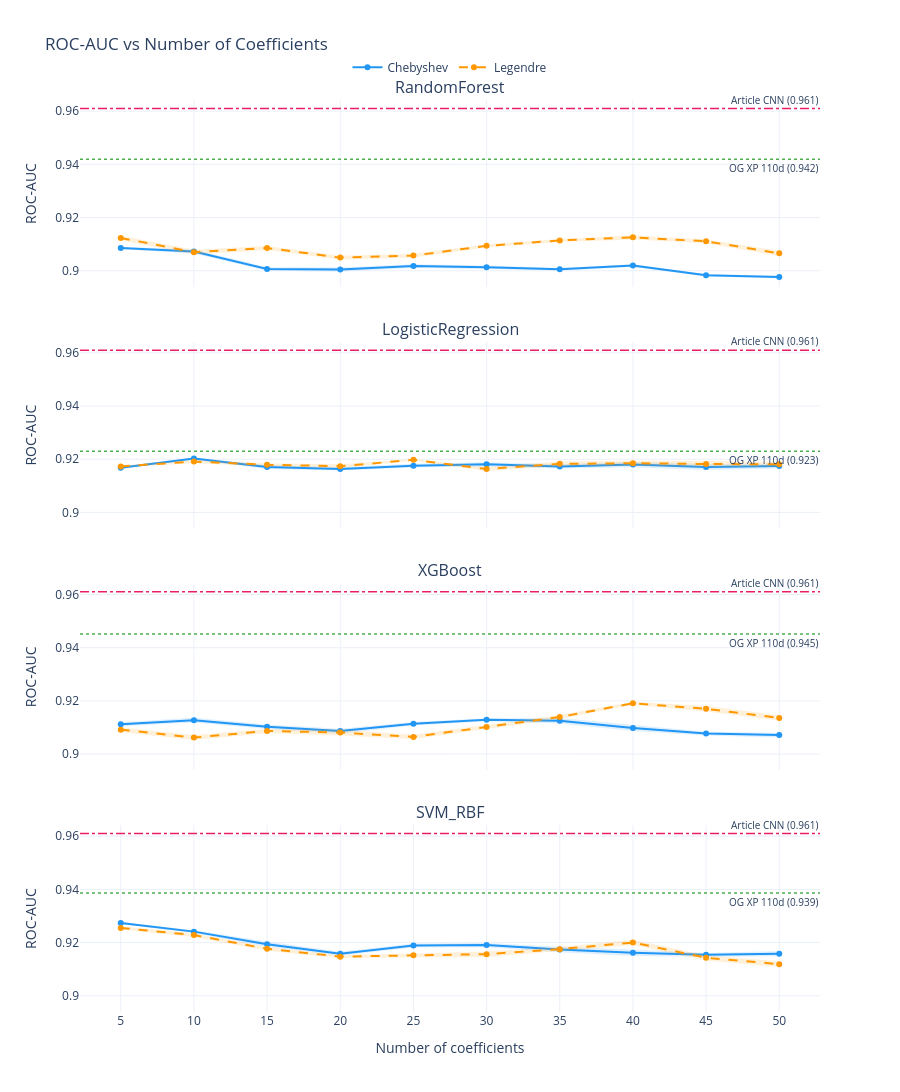

Write notebook code for a chart like this one.
### Code cell
fig_auc = plot_efficiency("roc_auc", "ROC-AUC", art_ref=ART_ROC)
try:
    fig_auc.write_image(str(RESULTS_DIR / "focused_efficiency_roc_auc.png"), scale=2)
except Exception as e:
    print(f"Static export skipped: {e}")
fig_auc.show()

### Figure 1 — Plotly figure (JSON) as saved in the notebook; plotly's stock layout.template omitted (floating-point values rounded to 4 significant figures)
{"data": [{"hovertemplate": "Chebyshev<br>n_coeffs=%{x}<br>roc_auc=%{y:.4f}<extra></extra>", "legendgroup": "chebyshev", "line": {"color": "#2196F3", "dash": "solid"}, "marker": {"size": 6}, "mode": "lines+markers", "name": "Chebyshev", "showlegend": true, "type": "scatter", "x": [5, 10, 15, 20, 25, 30, 35, 40, 45, 50], "xaxis": "x", "y": [0.9085, 0.9072, 0.9007, 0.9005, 0.9017, 0.9013, 0.9005, 0.9019, 0.8983, 0.8976], "yaxis": "y"}, {"fill": "toself", "fillcolor": "rgba(33,150,243,0.15)", "hoverinfo": "skip", "line": {"width": 0}, "mode": "lines", "showlegend": false, "type": "scatter", "x": [5, 10, 15, 20, 25, 30, 35, 40, 45, 50, 50, 45, 40, 35, 30, 25, 20, 15, 10, 5], "xaxis": "x", "y": [0.909, 0.908, 0.9014, 0.9013, 0.9025, 0.902, 0.901, 0.9025, 0.8987, 0.8981, 0.8971, 0.8979, 0.9014, 0.9001, 0.9007, 0.901, 0.8997, 0.9, 0.9065, 0.9081], "yaxis": "y"}, {"hovertemplate": "Legendre<br>n_coeffs=%{x}<br>roc_auc=%{y:.4f}<extra></extra>", "legendgroup": "legendre", "line": {"color": "#FF9800", "dash": "dash"}, "marker": {"size": 6}, "mode": "lines+markers", "name": "Legendre", "showlegend": true, "type": "scatter", "x": [5, 10, 15, 20, 25, 30, 35, 40, 45, 50], "xaxis": "x", "y": [0.9123, 0.907, 0.9086, 0.9049, 0.9057, 0.9094, 0.9114, 0.9126, 0.9111, 0.9066], "yaxis": "y"}, {"fill": "toself", "fillcolor": "rgba(255,152,0,0.15)", "hoverinfo": "skip", "line": {"width": 0}, "mode": "lines", "showlegend": false, "type": "scatter", "x": [5, 10, 15, 20, 25, 30, 35, 40, 45, 50, 50, 45, 40, 35, 30, 25, 20, 15, 10, 5], "xaxis": "x", "y": [0.9132, 0.9079, 0.9093, 0.9056, 0.9064, 0.91, 0.9119, 0.9134, 0.9118, 0.9076, 0.9056, 0.9104, 0.9118, 0.9109, 0.9088, 0.905, 0.9043, 0.9078, 0.9061, 0.9115], "yaxis": "y"}, {"hovertemplate": "Chebyshev<br>n_coeffs=%{x}<br>roc_auc=%{y:.4f}<extra></extra>", "legendgroup": "chebyshev", "line": {"color": "#2196F3", "dash": "solid"}, "marker": {"size": 6}, "mode": "lines+markers", "name": "Chebyshev", "showlegend": false, "type": "scatter", "x": [5, 10, 15, 20, 25, 30, 35, 40, 45, 50], "xaxis": "x2", "y": [0.9168, 0.9203, 0.9171, 0.9164, 0.9176, 0.9181, 0.9173, 0.918, 0.9171, 0.9174], "yaxis": "y2"}, {"fill": "toself", "fillcolor": "rgba(33,150,243,0.15)", "hoverinfo": "skip", "line": {"width": 0}, "mode": "lines", "showlegend": false, "type": "scatter", "x": [5, 10, 15, 20, 25, 30, 35, 40, 45, 50, 50, 45, 40, 35, 30, 25, 20, 15, 10, 5], "xaxis": "x2", "y": [0.9172, 0.9207, 0.9178, 0.9169, 0.9183, 0.9189, 0.9181, 0.919, 0.9182, 0.9183, 0.9165, 0.9159, 0.917, 0.9165, 0.9173, 0.9169, 0.9158, 0.9164, 0.9198, 0.9164], "yaxis": "y2"}, {"hovertemplate": "Legendre<br>n_coeffs=%{x}<br>roc_auc=%{y:.4f}<extra></extra>", "legendgroup": "legendre", "line": {"color": "#FF9800", "dash": "dash"}, "marker": {"size": 6}, "mode": "lines+markers", "name": "Legendre", "showlegend": false, "type": "scatter", "x": [5, 10, 15, 20, 25, 30, 35, 40, 45, 50], "xaxis": "x2", "y": [0.9173, 0.9191, 0.9179, 0.9174, 0.9198, 0.9163, 0.9183, 0.9185, 0.9182, 0.9181], "yaxis": "y2"}, {"fill": "toself", "fillcolor": "rgba(255,152,0,0.15)", "hoverinfo": "skip", "line": {"width": 0}, "mode": "lines", "showlegend": false, "type": "scatter", "x": [5, 10, 15, 20, 25, 30, 35, 40, 45, 50, 50, 45, 40, 35, 30, 25, 20, 15, 10, 5], "xaxis": "x2", "y": [0.9176, 0.9197, 0.9184, 0.9181, 0.9201, 0.9171, 0.9191, 0.9194, 0.9193, 0.9189, 0.9172, 0.9171, 0.9175, 0.9174, 0.9156, 0.9194, 0.9167, 0.9174, 0.9185, 0.917], "yaxis": "y2"}, {"hovertemplate": "Chebyshev<br>n_coeffs=%{x}<br>roc_auc=%{y:.4f}<extra></extra>", "legendgroup": "chebyshev", "line": {"color": "#2196F3", "dash": "solid"}, "marker": {"size": 6}, "mode": "lines+markers", "name": "Chebyshev", "showlegend": false, "type": "scatter", "x": [5, 10, 15, 20, 25, 30, 35, 40, 45, 50], "xaxis": "x3", "y": [0.9112, 0.9128, 0.9103, 0.9086, 0.9114, 0.9129, 0.9126, 0.9098, 0.9077, 0.9072], "yaxis": "y3"}, {"fill": "toself", "fillcolor": "rgba(33,150,243,0.15)", "hoverinfo": "skip", "line": {"width": 0}, "mode": "lines", "showlegend": false, "type": "scatter", "x": [5, 10, 15, 20, 25, 30, 35, 40, 45, 50, 50, 45, 40, 35, 30, 25, 20, 15, 10, 5], "xaxis": "x3", "y": [0.9119, 0.9137, 0.9112, 0.9095, 0.9121, 0.9135, 0.9136, 0.911, 0.9084, 0.9081, 0.9063, 0.907, 0.9086, 0.9115, 0.9124, 0.9108, 0.9078, 0.9094, 0.9118, 0.9105], "yaxis": "y3"}, {"hovertemplate": "Legendre<br>n_coeffs=%{x}<br>roc_auc=%{y:.4f}<extra></extra>", "legendgroup": "legendre", "line": {"color": "#FF9800", "dash": "dash"}, "marker": {"size": 6}, "mode": "lines+markers", "name": "Legendre", "showlegend": false, "type": "scatter", "x": [5, 10, 15, 20, 25, 30, 35, 40, 45, 50], "xaxis": "x3", "y": [0.9092, 0.9062, 0.9087, 0.9081, 0.9065, 0.9102, 0.914, 0.9191, 0.917, 0.9136], "yaxis": "y3"}, {"fill": "toself", "fillcolor": "rgba(255,152,0,0.15)", "hoverinfo": "skip", "line": {"width": 0}, "mode": "lines", "showlegend": false, "type": "scatter", "x": [5, 10, 15, 20, 25, 30, 35, 40, 45, 50, 50, 45, 40, 35, 30, 25, 20, 15, 10, 5], "xaxis": "x3", "y": [0.9101, 0.9072, 0.9095, 0.9092, 0.9073, 0.9109, 0.9147, 0.9197, 0.918, 0.9146, 0.9126, 0.916, 0.9186, 0.9132, 0.9095, 0.9056, 0.907, 0.908, 0.9053, 0.9084], "yaxis": "y3"}, {"hovertemplate": "Chebyshev<br>n_coeffs=%{x}<br>roc_auc=%{y:.4f}<extra></extra>", "legendgroup": "chebyshev", "line": {"color": "#2196F3", "dash": "solid"}, "marker": {"size": 6}, "mode": "lines+markers", "name": "Chebyshev", "showlegend": false, "type": "scatter", "x": [5, 10, 15, 20, 25, 30, 35, 40, 45, 50], "xaxis": "x4", "y": [0.9274, 0.9241, 0.9194, 0.9158, 0.9189, 0.9191, 0.9174, 0.9162, 0.9154, 0.9158], "yaxis": "y4"}, {"fill": "toself", "fillcolor": "rgba(33,150,243,0.15)", "hoverinfo": "skip", "line": {"width": 0}, "mode": "lines", "showlegend": false, "type": "scatter", "x": [5, 10, 15, 20, 25, 30, 35, 40, 45, 50, 50, 45, 40, 35, 30, 25, 20, 15, 10, 5], "xaxis": "x4", "y": [0.9278, 0.9247, 0.9204, 0.9165, 0.9196, 0.9199, 0.9184, 0.9174, 0.9161, 0.9168, 0.9148, 0.9147, 0.9149, 0.9164, 0.9183, 0.9181, 0.9151, 0.9184, 0.9236, 0.9269], "yaxis": "y4"}, {"hovertemplate": "Legendre<br>n_coeffs=%{x}<br>roc_auc=%{y:.4f}<extra></extra>", "legendgroup": "legendre", "line": {"color": "#FF9800", "dash": "dash"}, "marker": {"size": 6}, "mode": "lines+markers", "name": "Legendre", "showlegend": false, "type": "scatter", "x": [5, 10, 15, 20, 25, 30, 35, 40, 45, 50], "xaxis": "x4", "y": [0.9255, 0.9228, 0.9177, 0.9147, 0.9152, 0.9156, 0.9175, 0.92, 0.9143, 0.9119], "yaxis": "y4"}, {"fill": "toself", "fillcolor": "rgba(255,152,0,0.15)", "hoverinfo": "skip", "line": {"width": 0}, "mode": "lines", "showlegend": false, "type": "scatter", "x": [5, 10, 15, 20, 25, 30, 35, 40, 45, 50, 50, 45, 40, 35, 30, 25, 20, 15, 10, 5], "xaxis": "x4", "y": [0.9261, 0.9235, 0.9184, 0.9153, 0.9159, 0.9167, 0.9183, 0.921, 0.9153, 0.9129, 0.9108, 0.9133, 0.9191, 0.9168, 0.9146, 0.9145, 0.9141, 0.9169, 0.9221, 0.9249], "yaxis": "y4"}], "layout": {"annotations": [{"font": {"size": 16}, "showarrow": false, "text": "RandomForest", "x": 0.5, "xanchor": "center", "xref": "paper", "y": 1, "yanchor": "bottom", "yref": "paper"}, {"font": {"size": 16}, "showarrow": false, "text": "LogisticRegression", "x": 0.5, "xanchor": "center", "xref": "paper", "y": 0.735, "yanchor": "bottom", "yref": "paper"}, {"font": {"size": 16}, "showarrow": false, "text": "XGBoost", "x": 0.5, "xanchor": "center", "xref": "paper", "y": 0.47, "yanchor": "bottom", "yref": "paper"}, {"font": {"size": 16}, "showarrow": false, "text": "SVM_RBF", "x": 0.5, "xanchor": "center", "xref": "paper", "y": 0.205, "yanchor": "bottom", "yref": "paper"}, {"font": {"size": 10}, "showarrow": false, "text": "OG XP 110d (0.942)", "x": 1, "xanchor": "right", "xref": "x domain", "y": 0.9419, "yanchor": "top", "yref": "y"}, {"font": {"size": 10}, "showarrow": false, "text": "Article CNN (0.961)", "x": 1, "xanchor": "right", "xref": "x domain", "y": 0.961, "yanchor": "bottom", "yref": "y"}, {"font": {"size": 10}, "showarrow": false, "text": "OG XP 110d (0.923)", "x": 1, "xanchor": "right", "xref": "x2 domain", "y": 0.923, "yanchor": "top", "yref": "y2"}, {"font": {"size": 10}, "showarrow": false, "text": "Article CNN (0.961)", "x": 1, "xanchor": "right", "xref": "x2 domain", "y": 0.961, "yanchor": "bottom", "yref": "y2"}, {"font": {"size": 10}, "showarrow": false, "text": "OG XP 110d (0.945)", "x": 1, "xanchor": "right", "xref": "x3 domain", "y": 0.9451, "yanchor": "top", "yref": "y3"}, {"font": {"size": 10}, "showarrow": false, "text": "Article CNN (0.961)", "x": 1, "xanchor": "right", "xref": "x3 domain", "y": 0.961, "yanchor": "bottom", "yref": "y3"}, {"font": {"size": 10}, "showarrow": false, "text": "OG XP 110d (0.939)", "x": 1, "xanchor": "right", "xref": "x4 domain", "y": 0.9386, "yanchor": "top", "yref": "y4"}, {"font": {"size": 10}, "showarrow": false, "text": "Article CNN (0.961)", "x": 1, "xanchor": "right", "xref": "x4 domain", "y": 0.961, "yanchor": "bottom", "yref": "y4"}], "height": 1400, "legend": {"orientation": "h", "x": 0.5, "xanchor": "center", "y": 1.02, "yanchor": "bottom"}, "shapes": [{"line": {"color": "#4CAF50", "dash": "dot", "width": 1.5}, "type": "line", "x0": 0, "x1": 1, "xref": "x domain", "y0": 0.9419, "y1": 0.9419, "yref": "y"}, {"line": {"color": "#E91E63", "dash": "dashdot", "width": 1.5}, "type": "line", "x0": 0, "x1": 1, "xref": "x domain", "y0": 0.961, "y1": 0.961, "yref": "y"}, {"line": {"color": "#4CAF50", "dash": "dot", "width": 1.5}, "type": "line", "x0": 0, "x1": 1, "xref": "x2 domain", "y0": 0.923, "y1": 0.923, "yref": "y2"}, {"line": {"color": "#E91E63", "dash": "dashdot", "width": 1.5}, "type": "line", "x0": 0, "x1": 1, "xref": "x2 domain", "y0": 0.961, "y1": 0.961, "yref": "y2"}, {"line": {"color": "#4CAF50", "dash": "dot", "width": 1.5}, "type": "line", "x0": 0, "x1": 1, "xref": "x3 domain", "y0": 0.9451, "y1": 0.9451, "yref": "y3"}, {"line": {"color": "#E91E63", "dash": "dashdot", "width": 1.5}, "type": "line", "x0": 0, "x1": 1, "xref": "x3 domain", "y0": 0.961, "y1": 0.961, "yref": "y3"}, {"line": {"color": "#4CAF50", "dash": "dot", "width": 1.5}, "type": "line", "x0": 0, "x1": 1, "xref": "x4 domain", "y0": 0.9386, "y1": 0.9386, "yref": "y4"}, {"line": {"color": "#E91E63", "dash": "dashdot", "width": 1.5}, "type": "line", "x0": 0, "x1": 1, "xref": "x4 domain", "y0": 0.961, "y1": 0.961, "yref": "y4"}], "title": {"text": "ROC-AUC vs Number of Coefficients"}, "xaxis": {"anchor": "y", "domain": [0, 1], "matches": "x4", "showticklabels": false}, "xaxis2": {"anchor": "y2", "domain": [0, 1], "matches": "x4", "showticklabels": false}, "xaxis3": {"anchor": "y3", "domain": [0, 1], "matches": "x4", "showticklabels": false}, "xaxis4": {"anchor": "y4", "domain": [0, 1], "tickvals": [5, 10, 15, 20, 25, 30, 35, 40, 45, 50], "title": {"text": "Number of coefficients"}}, "yaxis": {"anchor": "x", "domain": [0.795, 1], "range": [0.8939, 0.9642], "title": {"text": "ROC-AUC"}}, "yaxis2": {"anchor": "x2", "domain": [0.53, 0.735], "range": [0.8939, 0.9642], "title": {"text": "ROC-AUC"}}, "yaxis3": {"anchor": "x3", "domain": [0.265, 0.47], "range": [0.8939, 0.9642], "title": {"text": "ROC-AUC"}}, "yaxis4": {"anchor": "x4", "domain": [0, 0.205], "range": [0.8939, 0.9642], "title": {"text": "ROC-AUC"}}}}
